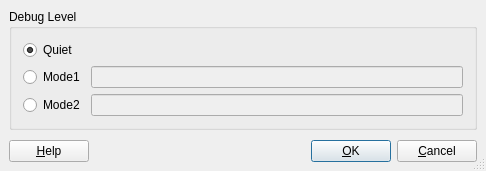
<ui version="4.0" >
 <class>DebugDialogBase</class>
 <widget class="QDialog" name="DebugDialogBase" >
  <property name="geometry" >
   <rect>
    <x>0</x>
    <y>0</y>
    <width>486</width>
    <height>171</height>
   </rect>
  </property>
  <property name="windowTitle" >
   <string>Debug dialog</string>
  </property>
  <property name="sizeGripEnabled" >
   <bool>true</bool>
  </property>
  <layout class="QGridLayout" >
   <property name="margin" >
    <number>9</number>
   </property>
   <property name="spacing" >
    <number>6</number>
   </property>
   <item row="0" column="0" colspan="4" >
    <widget class="QGroupBox" name="GroupBox_" >
     <property name="title" >
      <string>Debug Level</string>
     </property>
     <layout class="QGridLayout" >
      <property name="margin" >
       <number>11</number>
      </property>
      <property name="spacing" >
       <number>6</number>
      </property>
      <item row="1" column="1" >
       <widget class="QLineEdit" name="mode1LineEdit_" >
        <property name="enabled" >
         <bool>false</bool>
        </property>
       </widget>
      </item>
      <item row="2" column="1" >
       <widget class="QLineEdit" name="mode2LineEdit_" >
        <property name="enabled" >
         <bool>false</bool>
        </property>
       </widget>
      </item>
      <item row="1" column="0" >
       <widget class="QRadioButton" name="mode1RadioButton_" >
        <property name="text" >
         <string>Mode1</string>
        </property>
       </widget>
      </item>
      <item row="2" column="0" >
       <widget class="QRadioButton" name="mode2RadioButton_" >
        <property name="text" >
         <string>Mode2</string>
        </property>
       </widget>
      </item>
      <item row="0" column="0" colspan="2" >
       <widget class="QRadioButton" name="quietRadioButton_" >
        <property name="text" >
         <string>Quiet</string>
        </property>
        <property name="checked" >
         <bool>true</bool>
        </property>
       </widget>
      </item>
     </layout>
    </widget>
   </item>
   <item row="2" column="0" >
    <widget class="QPushButton" name="buttonHelp_" >
     <property name="text" >
      <string>&amp;Help</string>
     </property>
     <property name="shortcut" >
      <string>Alt+H</string>
     </property>
     <property name="autoDefault" >
      <bool>false</bool>
     </property>
    </widget>
   </item>
   <item row="2" column="1" >
    <spacer>
     <property name="orientation" >
      <enum>Qt::Horizontal</enum>
     </property>
     <property name="sizeType" >
      <enum>QSizePolicy::Expanding</enum>
     </property>
     <property name="sizeHint" >
      <size>
       <width>20</width>
       <height>20</height>
      </size>
     </property>
    </spacer>
   </item>
   <item row="2" column="2" >
    <widget class="QPushButton" name="buttonOk_" >
     <property name="text" >
      <string>&amp;OK</string>
     </property>
     <property name="shortcut" >
      <string>Alt+O</string>
     </property>
     <property name="autoDefault" >
      <bool>true</bool>
     </property>
     <property name="default" >
      <bool>true</bool>
     </property>
    </widget>
   </item>
   <item row="2" column="3" >
    <widget class="QPushButton" name="buttonCancel_" >
     <property name="text" >
      <string>&amp;Cancel</string>
     </property>
     <property name="shortcut" >
      <string>Alt+C</string>
     </property>
     <property name="autoDefault" >
      <bool>false</bool>
     </property>
    </widget>
   </item>
   <item row="1" column="1" >
    <spacer>
     <property name="orientation" >
      <enum>Qt::Vertical</enum>
     </property>
     <property name="sizeType" >
      <enum>QSizePolicy::Expanding</enum>
     </property>
     <property name="sizeHint" >
      <size>
       <width>20</width>
       <height>20</height>
      </size>
     </property>
    </spacer>
   </item>
  </layout>
 </widget>
 <layoutdefault spacing="6" margin="11" />
 <pixmapfunction>qPixmapFromMimeSource</pixmapfunction>
 <tabstops>
  <tabstop>quietRadioButton_</tabstop>
  <tabstop>mode1LineEdit_</tabstop>
  <tabstop>mode2LineEdit_</tabstop>
  <tabstop>buttonHelp_</tabstop>
  <tabstop>buttonOk_</tabstop>
  <tabstop>buttonCancel_</tabstop>
 </tabstops>
 <resources/>
 <connections>
  <connection>
   <sender>buttonOk_</sender>
   <signal>clicked()</signal>
   <receiver>DebugDialogBase</receiver>
   <slot>accept()</slot>
   <hints>
    <hint type="sourcelabel" >
     <x>20</x>
     <y>20</y>
    </hint>
    <hint type="destinationlabel" >
     <x>20</x>
     <y>20</y>
    </hint>
   </hints>
  </connection>
  <connection>
   <sender>buttonCancel_</sender>
   <signal>clicked()</signal>
   <receiver>DebugDialogBase</receiver>
   <slot>reject()</slot>
   <hints>
    <hint type="sourcelabel" >
     <x>20</x>
     <y>20</y>
    </hint>
    <hint type="destinationlabel" >
     <x>20</x>
     <y>20</y>
    </hint>
   </hints>
  </connection>
  <connection>
   <sender>mode1RadioButton_</sender>
   <signal>toggled(bool)</signal>
   <receiver>mode1LineEdit_</receiver>
   <slot>setEnabled(bool)</slot>
   <hints>
    <hint type="sourcelabel" >
     <x>20</x>
     <y>20</y>
    </hint>
    <hint type="destinationlabel" >
     <x>20</x>
     <y>20</y>
    </hint>
   </hints>
  </connection>
  <connection>
   <sender>mode2RadioButton_</sender>
   <signal>toggled(bool)</signal>
   <receiver>mode2LineEdit_</receiver>
   <slot>setEnabled(bool)</slot>
   <hints>
    <hint type="sourcelabel" >
     <x>20</x>
     <y>20</y>
    </hint>
    <hint type="destinationlabel" >
     <x>20</x>
     <y>20</y>
    </hint>
   </hints>
  </connection>
 </connections>
</ui>
